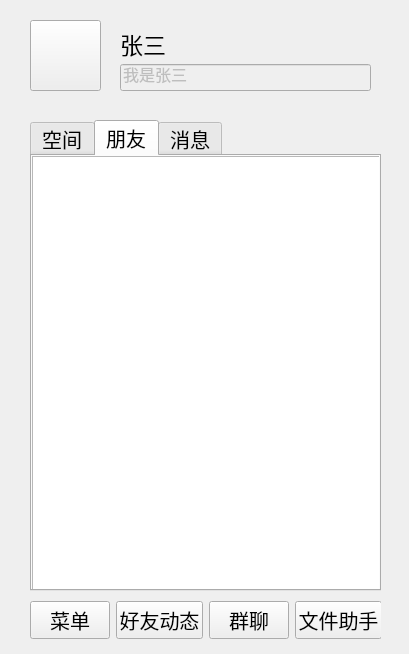
<?xml version="1.0" encoding="UTF-8"?>
<ui version="4.0">
 <class>MainWidget</class>
 <widget class="QWidget" name="MainWidget">
  <property name="geometry">
   <rect>
    <x>0</x>
    <y>0</y>
    <width>409</width>
    <height>654</height>
   </rect>
  </property>
  <property name="windowTitle">
   <string>主聊天窗口</string>
  </property>
  <widget class="QPushButton" name="pb_img">
   <property name="geometry">
    <rect>
     <x>30</x>
     <y>20</y>
     <width>71</width>
     <height>71</height>
    </rect>
   </property>
   <property name="text">
    <string/>
   </property>
   <property name="icon">
    <iconset resource="res.qrc">
     <normaloff>:/tx/0.png</normaloff>:/tx/0.png</iconset>
   </property>
   <property name="iconSize">
    <size>
     <width>60</width>
     <height>60</height>
    </size>
   </property>
   <property name="checkable">
    <bool>false</bool>
   </property>
  </widget>
  <widget class="QTabWidget" name="tabWidget">
   <property name="geometry">
    <rect>
     <x>30</x>
     <y>120</y>
     <width>351</width>
     <height>471</height>
    </rect>
   </property>
   <property name="font">
    <font>
     <pointsize>15</pointsize>
     <bold>false</bold>
    </font>
   </property>
   <property name="currentIndex">
    <number>1</number>
   </property>
   <widget class="QWidget" name="tab_space">
    <attribute name="title">
     <string>空间</string>
    </attribute>
   </widget>
   <widget class="QWidget" name="tab_friend">
    <attribute name="title">
     <string>朋友</string>
    </attribute>
    <widget class="QListWidget" name="lw_friendlist">
     <property name="geometry">
      <rect>
       <x>0</x>
       <y>0</y>
       <width>351</width>
       <height>441</height>
      </rect>
     </property>
    </widget>
   </widget>
   <widget class="QWidget" name="tab_msg">
    <attribute name="title">
     <string>消息</string>
    </attribute>
   </widget>
  </widget>
  <widget class="QWidget" name="layoutWidget">
   <property name="geometry">
    <rect>
     <x>120</x>
     <y>30</y>
     <width>251</width>
     <height>61</height>
    </rect>
   </property>
   <layout class="QVBoxLayout" name="verticalLayout">
    <item>
     <widget class="QLabel" name="l_nick">
      <property name="font">
       <font>
        <pointsize>17</pointsize>
       </font>
      </property>
      <property name="text">
       <string>张三</string>
      </property>
     </widget>
    </item>
    <item>
     <widget class="QLineEdit" name="le_feeling">
      <property name="enabled">
       <bool>false</bool>
      </property>
      <property name="font">
       <font>
        <pointsize>12</pointsize>
       </font>
      </property>
      <property name="text">
       <string>我是张三</string>
      </property>
     </widget>
    </item>
   </layout>
  </widget>
  <widget class="QWidget" name="layoutWidget">
   <property name="geometry">
    <rect>
     <x>30</x>
     <y>600</y>
     <width>351</width>
     <height>41</height>
    </rect>
   </property>
   <layout class="QHBoxLayout" name="horizontalLayout">
    <item>
     <widget class="QPushButton" name="pb_menu">
      <property name="font">
       <font>
        <pointsize>15</pointsize>
       </font>
      </property>
      <property name="text">
       <string>菜单</string>
      </property>
     </widget>
    </item>
    <item>
     <spacer name="hs1">
      <property name="orientation">
       <enum>Qt::Horizontal</enum>
      </property>
      <property name="sizeHint" stdset="0">
       <size>
        <width>40</width>
        <height>20</height>
       </size>
      </property>
     </spacer>
    </item>
    <item>
     <widget class="QPushButton" name="pb_f1">
      <property name="font">
       <font>
        <pointsize>15</pointsize>
       </font>
      </property>
      <property name="text">
       <string>好友动态</string>
      </property>
     </widget>
    </item>
    <item>
     <spacer name="hs2">
      <property name="orientation">
       <enum>Qt::Horizontal</enum>
      </property>
      <property name="sizeHint" stdset="0">
       <size>
        <width>40</width>
        <height>20</height>
       </size>
      </property>
     </spacer>
    </item>
    <item>
     <widget class="QPushButton" name="pb_f2">
      <property name="font">
       <font>
        <pointsize>15</pointsize>
       </font>
      </property>
      <property name="text">
       <string>群聊</string>
      </property>
     </widget>
    </item>
    <item>
     <spacer name="hs3">
      <property name="orientation">
       <enum>Qt::Horizontal</enum>
      </property>
      <property name="sizeHint" stdset="0">
       <size>
        <width>40</width>
        <height>20</height>
       </size>
      </property>
     </spacer>
    </item>
    <item>
     <widget class="QPushButton" name="pb_f3">
      <property name="font">
       <font>
        <pointsize>15</pointsize>
       </font>
      </property>
      <property name="text">
       <string>文件助手</string>
      </property>
     </widget>
    </item>
   </layout>
  </widget>
 </widget>
 <resources>
  <include location="res.qrc"/>
 </resources>
 <connections/>
</ui>
